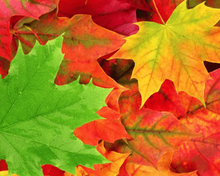
%> input picture udacity/images/fall-leaves.png, 220 x 176 px, shrunk from 400 x 320 before the run
$ octave V13_Quiz__Explore_Edge_Options.m   (GNU Octave 9; MATLAB toolbox functions it lacks are replaced by stand-ins)
%> lines starting %> are read from the running program, lines starting %| are printed output that depends on the picture
%> further down, img is the input picture: size 176x220x3 uint8; mean R, G, B 179.3, 115.7, 30.5
### udacity/myLib/cvs_gaussian_filter.m
%%

function smoothed = cvs_gaussian_filter(noisy_img, filter_size, filter_sigma, edgeOption)
%> called with filter_size = 31, filter_sigma = 2, edgeOption = 0
  if nargin < 4
     edgeOption = 'symmetric';
  end
  smoothed = imfilter(noisy_img, fspecial('gaussian', filter_size, filter_sigma), edgeOption);
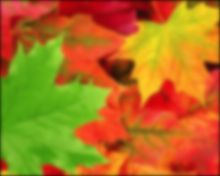
%> smoothed: size 176x220x3 uint8; mean R, G, B 176.3, 114.2, 30
end

### udacity/myLib/cvs_matrix_mask_crop.m
%%

function output = cvs_matrix_mask_crop(img, matrixMaskSize, matrixCellToCropCoordinates)
%> called with matrixMaskSize = [4 4], matrixCellToCropCoordinates = [4 1]
    imgSize = size(img);
%> imgSize = [176 220 3]

    imgHeight = imgSize(1,1);
%> imgHeight = 176
    imgWidth = imgSize(1,2);
%> imgWidth = 220

    maskHeight = matrixMaskSize(1,1);
    maskWidth = matrixMaskSize(1,2);

    cellHeight = floor(imgHeight/maskHeight);
%> cellHeight = 44
    cellWidth = floor(imgWidth/maskWidth);
%> cellWidth = 55

    cellToCropRow = matrixCellToCropCoordinates(1,1);
    cellToCropColumn = matrixCellToCropCoordinates(1,2);

    cropingCoordinatesStopRow = cellToCropRow * cellHeight;
%> cropingCoordinatesStopRow = 176
    cropingCoordinatesStartRow = cropingCoordinatesStopRow - cellHeight + 1;
%> cropingCoordinatesStartRow = 133

    cropingCoordinatesStopColumn = cellToCropColumn * cellWidth;
%> cropingCoordinatesStopColumn = 55
    cropingCoordinatesStartColumn = cropingCoordinatesStopColumn - cellWidth + 1;
%> cropingCoordinatesStartColumn = 1

    output = img(cropingCoordinatesStartRow:cropingCoordinatesStopRow, cropingCoordinatesStartColumn:cropingCoordinatesStopColumn, :);

end

### udacity/myLib/cvs_zoom.m
%% Zoom an image by a factor

function output = cvs_zoom( img, factor )
%> called with factor = 4
  originalSize = size(img);
%> originalSize = [44 55 3]
  originalHeight = originalSize(1, 1);
%> originalHeight = 44
  originalWidth = originalSize(1, 2);
  channels = originalSize(1, 3);

  zoomed = uint8(zeros([originalHeight*factor originalWidth*factor channels]));

  for i=1:originalHeight
    for j=1:originalWidth
      fiBegin = ((i - 1) * factor) + 1;
      fiEnd = fiBegin + factor - 1;
      fjBegin = ((j - 1) * factor) + 1;
      fjEnd = fjBegin + factor - 1;

      for fi=fiBegin:fiEnd
        for fj=fjBegin:fjEnd
          for k=1:channels
            zoomed(fi,fj,k) = img(i,j,k);
          end
        end
      end

    end
  end

  output = zoomed;
end

### udacity/Lesson 4 - 2A-L3 Linearity and convolution/V13_Quiz__Explore_Edge_Options.m
% Explore edge options
% pkg load image;

%% Load an image
img = imread('fall-leaves.png');
% figure, imshow(img);

%% TODO: Create a Gaussian filter and Apply it, specifying an edge parameter (try different parameters)
filter_size = 31;
filter_sigma = 2;

figure, imshow(cvs_zoom(cvs_matrix_mask_crop(cvs_gaussian_filter(img, filter_size, filter_sigma, 0), [4 4], [4 1]), 4));
figure, imshow(cvs_zoom(cvs_matrix_mask_crop(cvs_gaussian_filter(img, filter_size, filter_sigma, 255), [4 4], [4 1]), 4));
%> call 2 of cvs_gaussian_filter, with filter_size = 31, filter_sigma = 2, edgeOption = 255
%> in cvs_gaussian_filter (call 2), `smoothed = imfilter(noisy_img, fspecial('gaussian', filter_size, filte..`:
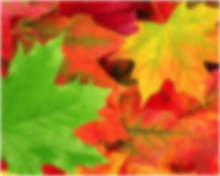
%> smoothed: size 176x220x3 uint8; mean R, G, B 180.3, 118.3, 34.1
%> call 2 of cvs_matrix_mask_crop, with matrixMaskSize = [4 4], matrixCellToCropCoordinates = [4 1]
%> in cvs_matrix_mask_crop (call 2), `output = img(cropingCoordinatesStartRow:cropingCoordinatesStopRow, cro..`:
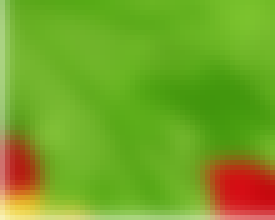
%> output: size 44x55x3 uint8 (shown 5 times larger); mean R, G, B 116.1, 164.4, 38.5
figure, imshow(cvs_zoom(cvs_matrix_mask_crop(cvs_gaussian_filter(img, filter_size, filter_sigma, 'circular'), [4 4], [4 1]), 4));
%> call 3 of cvs_gaussian_filter, with filter_size = 31, filter_sigma = 2, edgeOption = 'circular'
%> in cvs_gaussian_filter (call 3), `smoothed = imfilter(noisy_img, fspecial('gaussian', filter_size, filte..`:
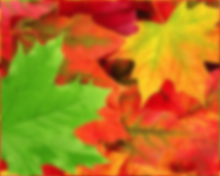
%> smoothed: size 176x220x3 uint8; mean R, G, B 179.3, 115.7, 30.5; mean of the top-left, top-right, bottom-left and bottom-right quarters 96.7, 121.7, 105, 110.6
%> call 3 of cvs_matrix_mask_crop, with matrixMaskSize = [4 4], matrixCellToCropCoordinates = [4 1]
%> in cvs_matrix_mask_crop (call 3), `output = img(cropingCoordinatesStartRow:cropingCoordinatesStopRow, cro..`:
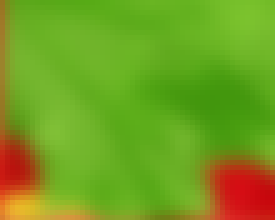
%> output: size 44x55x3 uint8 (shown 5 times larger); mean R, G, B 114.9, 158.5, 31.9
figure, imshow(cvs_zoom(cvs_matrix_mask_crop(cvs_gaussian_filter(img, filter_size, filter_sigma, 'replicate'), [4 4], [4 1]), 4));
%> call 4 of cvs_gaussian_filter, with filter_size = 31, filter_sigma = 2, edgeOption = 'replicate'
%> in cvs_gaussian_filter (call 4), `smoothed = imfilter(noisy_img, fspecial('gaussian', filter_size, filte..`:
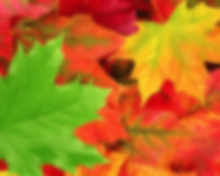
%> smoothed: size 176x220x3 uint8; mean R, G, B 179.3, 115.7, 30.5; mean of the top-left, top-right, bottom-left and bottom-right quarters 96.4, 121.4, 105.1, 111.1
%> call 4 of cvs_matrix_mask_crop, with matrixMaskSize = [4 4], matrixCellToCropCoordinates = [4 1]
%> in cvs_matrix_mask_crop (call 4), `output = img(cropingCoordinatesStartRow:cropingCoordinatesStopRow, cro..`:
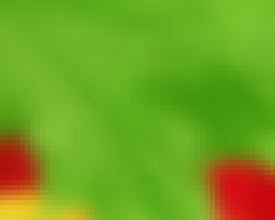
%> output: size 44x55x3 uint8 (shown 5 times larger); mean R, G, B 112.9, 160.9, 31.4
figure, imshow(cvs_zoom(cvs_matrix_mask_crop(cvs_gaussian_filter(img, filter_size, filter_sigma, 'symmetric'), [4 4], [4 1]), 4));

$ run again, with udacity/images/barb.png copied over udacity/images/fall-leaves.png
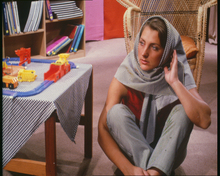
%> input picture udacity/images/barb.png, 220 x 176 px, shrunk from 480 x 384 before the run
%> img is the input picture: size 176x220x3 uint8; mean R, G, B 130.1, 100.2, 92.4
%> in cvs_gaussian_filter (call 2), `smoothed = imfilter(noisy_img, fspecial('gaussian', filter_size, filte..`:
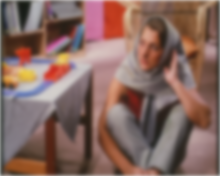
%> smoothed: size 176x220x3 uint8; mean R, G, B 133.1, 103.4, 95.8
%> in cvs_matrix_mask_crop (call 5), `output = img(cropingCoordinatesStartRow:cropingCoordinatesStopRow, cro..`:
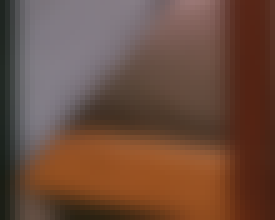
%> output: size 44x55x3 uint8 (shown 5 times larger); mean R, G, B 107.5, 76.5, 61.9
